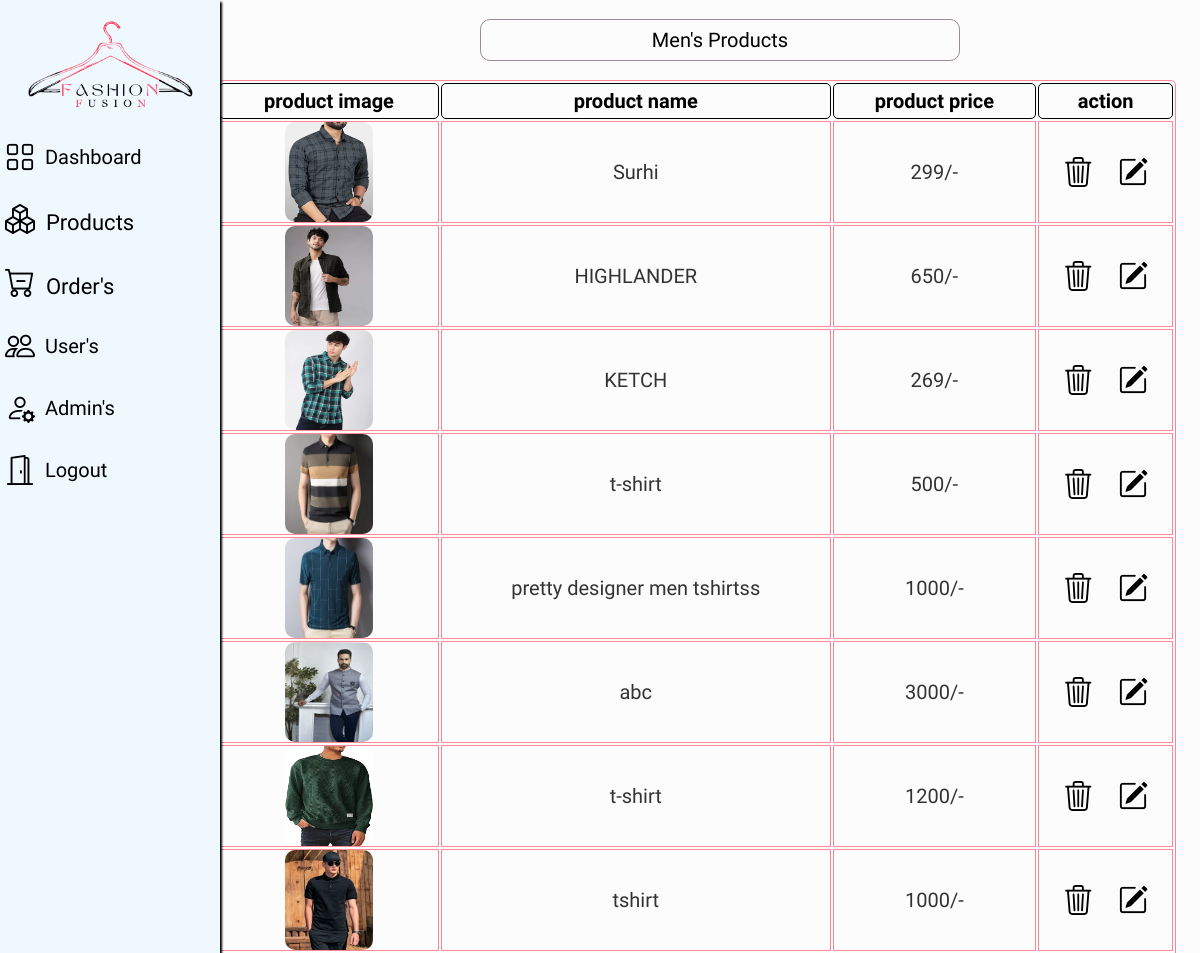
Page /admin/products.php (signed in, upper part) on the earlier database version.
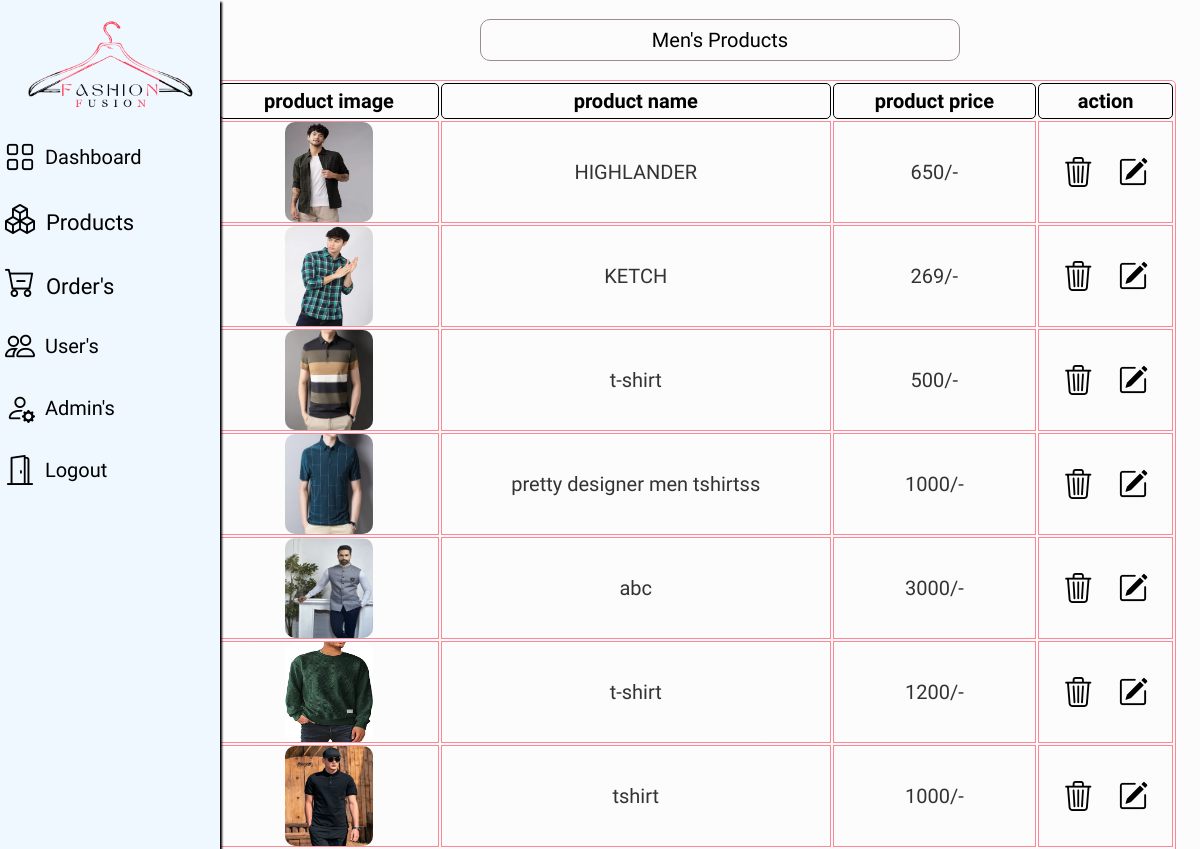
Same page on the later database version.
### tables this page shows
CREATE TABLE `products_man` (
  `id` int(255) NOT NULL,
  `p_id` varchar(255) NOT NULL,
  `p_name` varchar(255) NOT NULL,
  `p_price` varchar(255) NOT NULL,
  `p_image` varchar(255) NOT NULL,
  `p_description` varchar(255) NOT NULL
);

### admin/products.php (the view, shortened to what this page needs)
<html>
<head>
    <link rel="stylesheet" href="css/styles.css">
    <link rel="stylesheet" href="css/p_detail.css">
    <link rel="stylesheet" href="https://cdn.jsdelivr.net/npm/bootstrap-icons@1.11.3/font/bootstrap-icons.min.css">
</head>
<body>
<div class="side-menu">
        <?php @include 'header.php';?>
    </div>
   <div class="container">
<center>
<p class="message">Men's Products</p>
<div class="container">
<section class="display-product-table">
   <table>
      <thead>
         <th>product image</th>
         <th>product name</th>
         <th>product price</th>
         <th>action</th>
      </thead>
      <tbody>
         <?php
         mysqli_select_db($con, "fashionfusion");
         $q1 = "SELECT * FROM `products_man`";
         $result = mysqli_query($con, $q1);
         if(mysqli_num_rows($result) > 0){
         while($row = mysqli_fetch_assoc($result)){
         ?>
         <tr>
            <td><img src="uploaded_img/<?php echo htmlspecialchars( $row['p_image']); ?>" height="100" alt=""></td>
            <td><?php echo htmlspecialchars ($row['p_name']); ?></td>
            <td><?php echo htmlspecialchars($row['p_price']); ?>/-</td>
            <td>
               <a title='Delete' href="products.php?delete=<?php echo $row['id']; ?>" onclick="return confirm('are your sure you want to delete this?');"> <i class="bi bi-trash3"></i> </a>&nbsp;&nbsp;&nbsp;
               <a title='Update' href="products.php?edit=<?php echo $row['id']; ?>"><i class="bi bi-pencil-square"></i></a>
            </td>
         </tr><?php
                  }
                  }
               ?>
      </tbody>
   </table>
</section>
</body>
</html>

Differences in the rows shown:
removed products_man: p_image (picture), p_name "Surhi", p_price "299"
